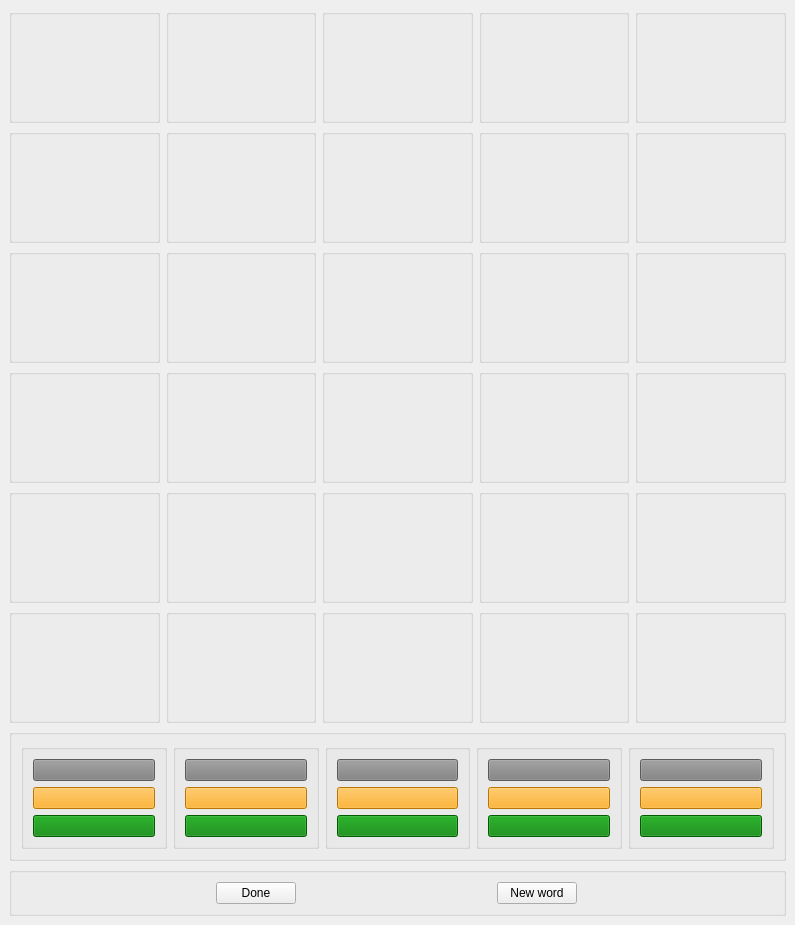
<?xml version="1.0" encoding="UTF-8"?>
<ui version="4.0">
 <class>MainWindow</class>
 <widget class="QMainWindow" name="MainWindow">
  <property name="geometry">
   <rect>
    <x>0</x>
    <y>0</y>
    <width>795</width>
    <height>925</height>
   </rect>
  </property>
  <property name="windowTitle">
   <string>MainWindow</string>
  </property>
  <widget class="QWidget" name="centralwidget">
   <layout class="QGridLayout" name="gridLayout">
    <item row="1" column="0">
     <widget class="QGroupBox" name="row2col1">
      <property name="title">
       <string/>
      </property>
     </widget>
    </item>
    <item row="4" column="1">
     <widget class="QGroupBox" name="row5col2">
      <property name="title">
       <string/>
      </property>
     </widget>
    </item>
    <item row="8" column="0" colspan="5">
     <widget class="QGroupBox" name="menu">
      <property name="enabled">
       <bool>true</bool>
      </property>
      <property name="sizePolicy">
       <sizepolicy hsizetype="Expanding" vsizetype="Preferred">
        <horstretch>0</horstretch>
        <verstretch>0</verstretch>
       </sizepolicy>
      </property>
      <property name="styleSheet">
       <string notr="true"/>
      </property>
      <property name="title">
       <string/>
      </property>
      <property name="flat">
       <bool>false</bool>
      </property>
      <layout class="QHBoxLayout" name="horizontalLayout">
       <item>
        <widget class="QGroupBox" name="col1">
         <property name="title">
          <string/>
         </property>
         <layout class="QVBoxLayout" name="verticalLayout">
          <item>
           <widget class="QPushButton" name="col1Gray">
            <property name="styleSheet">
             <string notr="true">background-color: gray</string>
            </property>
            <property name="text">
             <string/>
            </property>
           </widget>
          </item>
          <item>
           <widget class="QPushButton" name="col1Orange">
            <property name="styleSheet">
             <string notr="true">background-color: orange</string>
            </property>
            <property name="text">
             <string/>
            </property>
           </widget>
          </item>
          <item>
           <widget class="QPushButton" name="col1Green">
            <property name="styleSheet">
             <string notr="true">background-color: green</string>
            </property>
            <property name="text">
             <string/>
            </property>
           </widget>
          </item>
         </layout>
        </widget>
       </item>
       <item>
        <widget class="QGroupBox" name="col2">
         <property name="title">
          <string/>
         </property>
         <layout class="QVBoxLayout" name="verticalLayout_5">
          <item>
           <widget class="QPushButton" name="col2Gray">
            <property name="styleSheet">
             <string notr="true">background-color: gray</string>
            </property>
            <property name="text">
             <string/>
            </property>
           </widget>
          </item>
          <item>
           <widget class="QPushButton" name="col2Orange">
            <property name="styleSheet">
             <string notr="true">background-color: orange</string>
            </property>
            <property name="text">
             <string/>
            </property>
           </widget>
          </item>
          <item>
           <widget class="QPushButton" name="col2Green">
            <property name="styleSheet">
             <string notr="true">background-color: green</string>
            </property>
            <property name="text">
             <string/>
            </property>
           </widget>
          </item>
         </layout>
        </widget>
       </item>
       <item>
        <widget class="QGroupBox" name="col3">
         <property name="title">
          <string/>
         </property>
         <layout class="QVBoxLayout" name="verticalLayout_4">
          <item>
           <widget class="QPushButton" name="col3Gray">
            <property name="styleSheet">
             <string notr="true">background-color: gray</string>
            </property>
            <property name="text">
             <string/>
            </property>
           </widget>
          </item>
          <item>
           <widget class="QPushButton" name="col3Orange">
            <property name="styleSheet">
             <string notr="true">background-color: orange</string>
            </property>
            <property name="text">
             <string/>
            </property>
           </widget>
          </item>
          <item>
           <widget class="QPushButton" name="col3Green">
            <property name="styleSheet">
             <string notr="true">background-color: green</string>
            </property>
            <property name="text">
             <string/>
            </property>
           </widget>
          </item>
         </layout>
        </widget>
       </item>
       <item>
        <widget class="QGroupBox" name="col4">
         <property name="title">
          <string/>
         </property>
         <layout class="QVBoxLayout" name="verticalLayout_3">
          <item>
           <widget class="QPushButton" name="col4Gray">
            <property name="styleSheet">
             <string notr="true">background-color: gray</string>
            </property>
            <property name="text">
             <string/>
            </property>
           </widget>
          </item>
          <item>
           <widget class="QPushButton" name="col4Orange">
            <property name="styleSheet">
             <string notr="true">background-color: orange</string>
            </property>
            <property name="text">
             <string/>
            </property>
           </widget>
          </item>
          <item>
           <widget class="QPushButton" name="col4Green">
            <property name="styleSheet">
             <string notr="true">background-color: green</string>
            </property>
            <property name="text">
             <string/>
            </property>
           </widget>
          </item>
         </layout>
        </widget>
       </item>
       <item>
        <widget class="QGroupBox" name="col55">
         <property name="title">
          <string/>
         </property>
         <layout class="QVBoxLayout" name="verticalLayout_2">
          <item>
           <widget class="QPushButton" name="col5Gray">
            <property name="styleSheet">
             <string notr="true">background-color: gray</string>
            </property>
            <property name="text">
             <string/>
            </property>
           </widget>
          </item>
          <item>
           <widget class="QPushButton" name="col5Orange">
            <property name="styleSheet">
             <string notr="true">background-color: orange</string>
            </property>
            <property name="text">
             <string/>
            </property>
           </widget>
          </item>
          <item>
           <widget class="QPushButton" name="col5Green">
            <property name="styleSheet">
             <string notr="true">background-color: green</string>
            </property>
            <property name="text">
             <string/>
            </property>
           </widget>
          </item>
         </layout>
        </widget>
       </item>
      </layout>
     </widget>
    </item>
    <item row="1" column="3">
     <widget class="QGroupBox" name="row2col4">
      <property name="title">
       <string/>
      </property>
     </widget>
    </item>
    <item row="0" column="1">
     <widget class="QGroupBox" name="row1col2">
      <property name="title">
       <string/>
      </property>
     </widget>
    </item>
    <item row="5" column="2">
     <widget class="QGroupBox" name="row6col3">
      <property name="title">
       <string/>
      </property>
     </widget>
    </item>
    <item row="2" column="3">
     <widget class="QGroupBox" name="row3col4">
      <property name="title">
       <string/>
      </property>
     </widget>
    </item>
    <item row="1" column="2">
     <widget class="QGroupBox" name="row2col3">
      <property name="title">
       <string/>
      </property>
     </widget>
    </item>
    <item row="3" column="3">
     <widget class="QGroupBox" name="row4col4">
      <property name="title">
       <string/>
      </property>
     </widget>
    </item>
    <item row="4" column="2">
     <widget class="QGroupBox" name="row5col3">
      <property name="title">
       <string/>
      </property>
     </widget>
    </item>
    <item row="5" column="4">
     <widget class="QGroupBox" name="row6col5">
      <property name="title">
       <string/>
      </property>
     </widget>
    </item>
    <item row="4" column="3">
     <widget class="QGroupBox" name="row5col4">
      <property name="title">
       <string/>
      </property>
     </widget>
    </item>
    <item row="4" column="0">
     <widget class="QGroupBox" name="row5col1">
      <property name="title">
       <string/>
      </property>
     </widget>
    </item>
    <item row="2" column="2">
     <widget class="QGroupBox" name="row3col3">
      <property name="title">
       <string/>
      </property>
     </widget>
    </item>
    <item row="0" column="2">
     <widget class="QGroupBox" name="row1col3">
      <property name="title">
       <string/>
      </property>
     </widget>
    </item>
    <item row="0" column="3">
     <widget class="QGroupBox" name="row1col4">
      <property name="title">
       <string/>
      </property>
     </widget>
    </item>
    <item row="4" column="4">
     <widget class="QGroupBox" name="row5col5">
      <property name="title">
       <string/>
      </property>
     </widget>
    </item>
    <item row="3" column="0">
     <widget class="QGroupBox" name="row4col1">
      <property name="title">
       <string/>
      </property>
     </widget>
    </item>
    <item row="2" column="0">
     <widget class="QGroupBox" name="row3col1">
      <property name="title">
       <string/>
      </property>
     </widget>
    </item>
    <item row="1" column="4">
     <widget class="QGroupBox" name="row2col5">
      <property name="title">
       <string/>
      </property>
     </widget>
    </item>
    <item row="1" column="1">
     <widget class="QGroupBox" name="row2col2">
      <property name="title">
       <string/>
      </property>
     </widget>
    </item>
    <item row="0" column="0">
     <widget class="QGroupBox" name="row1col1">
      <property name="title">
       <string/>
      </property>
     </widget>
    </item>
    <item row="5" column="0">
     <widget class="QGroupBox" name="row6col1">
      <property name="title">
       <string/>
      </property>
     </widget>
    </item>
    <item row="3" column="4">
     <widget class="QGroupBox" name="row4col5">
      <property name="title">
       <string/>
      </property>
     </widget>
    </item>
    <item row="3" column="2">
     <widget class="QGroupBox" name="row4col3">
      <property name="title">
       <string/>
      </property>
     </widget>
    </item>
    <item row="3" column="1">
     <widget class="QGroupBox" name="row4col2">
      <property name="title">
       <string/>
      </property>
     </widget>
    </item>
    <item row="2" column="4">
     <widget class="QGroupBox" name="row3col5">
      <property name="title">
       <string/>
      </property>
     </widget>
    </item>
    <item row="5" column="1">
     <widget class="QGroupBox" name="row6col2">
      <property name="title">
       <string/>
      </property>
     </widget>
    </item>
    <item row="0" column="4">
     <widget class="QGroupBox" name="row1col5">
      <property name="title">
       <string/>
      </property>
     </widget>
    </item>
    <item row="5" column="3">
     <widget class="QGroupBox" name="row6col4">
      <property name="title">
       <string/>
      </property>
     </widget>
    </item>
    <item row="2" column="1">
     <widget class="QGroupBox" name="row3col2">
      <property name="title">
       <string/>
      </property>
     </widget>
    </item>
    <item row="9" column="0" colspan="5">
     <widget class="QGroupBox" name="groupBox">
      <property name="enabled">
       <bool>true</bool>
      </property>
      <property name="sizePolicy">
       <sizepolicy hsizetype="Preferred" vsizetype="Maximum">
        <horstretch>0</horstretch>
        <verstretch>0</verstretch>
       </sizepolicy>
      </property>
      <property name="styleSheet">
       <string notr="true"/>
      </property>
      <property name="title">
       <string/>
      </property>
      <layout class="QGridLayout" name="gridLayout_2">
       <item row="0" column="0">
        <widget class="QPushButton" name="doneBtn">
         <property name="sizePolicy">
          <sizepolicy hsizetype="Maximum" vsizetype="Fixed">
           <horstretch>0</horstretch>
           <verstretch>0</verstretch>
          </sizepolicy>
         </property>
         <property name="text">
          <string>Done</string>
         </property>
        </widget>
       </item>
       <item row="0" column="1">
        <widget class="QPushButton" name="newBtn">
         <property name="sizePolicy">
          <sizepolicy hsizetype="Maximum" vsizetype="Fixed">
           <horstretch>0</horstretch>
           <verstretch>0</verstretch>
          </sizepolicy>
         </property>
         <property name="text">
          <string>New word</string>
         </property>
        </widget>
       </item>
      </layout>
     </widget>
    </item>
   </layout>
  </widget>
  <widget class="QMenuBar" name="menubar">
   <property name="geometry">
    <rect>
     <x>0</x>
     <y>0</y>
     <width>795</width>
     <height>21</height>
    </rect>
   </property>
  </widget>
 </widget>
 <resources/>
 <connections/>
</ui>
